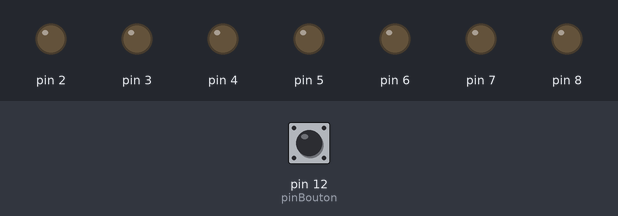
A sketch run on a simulated Arduino Uno, built with avr-gcc and run on an emulated ATmega328P. Parts: output pins drawn as LEDs (lit = HIGH). Dashed ring = blinking. Inputs (shaded band) come from the test bench; at power-on: pin 12 (pinBouton) HIGH. Random numbers use the default seed unless the sketch sets one.

Above: at 1.2 s.
1.3 s: pin 12 (pinBouton) pulled LOW for 3.2 s
At 2.1 s:
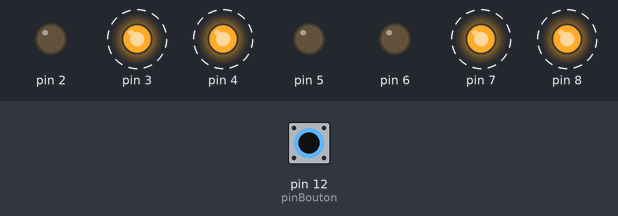
6.0 s: pin 12 (pinBouton) pulled LOW for 0.15 s
At 6.9 s:
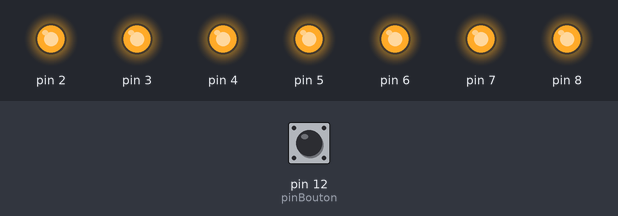
7.8 s: pin 12 (pinBouton) pulled LOW for 1 s
At 9.5 s:
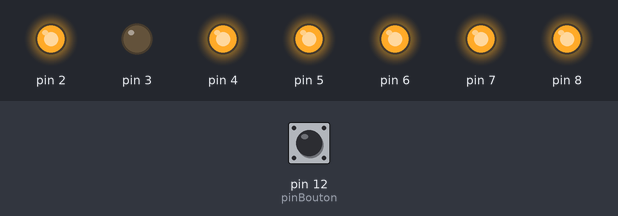
10.3 s: pin 12 (pinBouton) pulled LOW for 0.15 s
At 11.4 s:
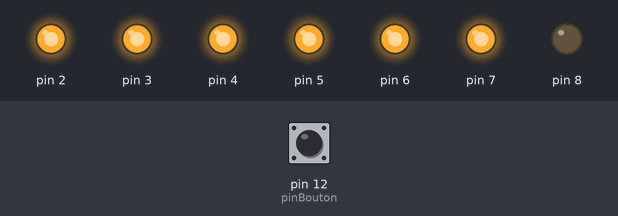
12.1 s: pin 12 (pinBouton) pulled LOW for 3.2 s
At 15.9 s:
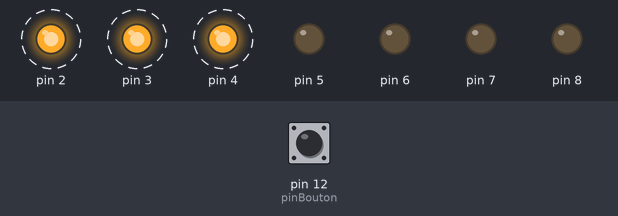
16.8 s: pin 12 (pinBouton) pulled LOW for 0.15 s
At 17.5 s:
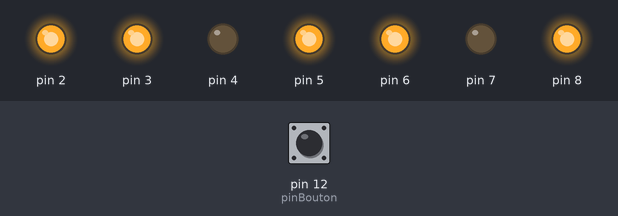
Timing chart, 0 to 19.6 s (numbered marks = the images above; inputs shaded):
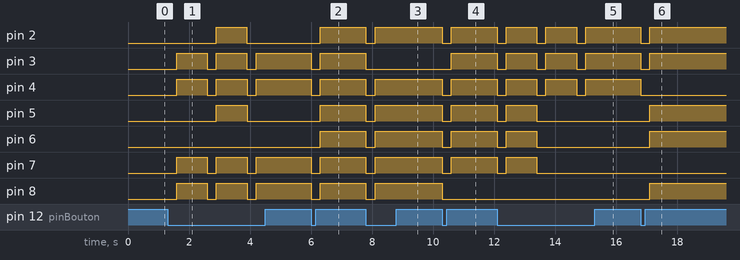

Measured:
- after the input at 1.3 s, pin 2, pin 5: LOW → HIGH after 1.6 s, → LOW 1.0 s later; pin 3, pin 4, pin 7, pin 8: alternates HIGH for 1.0 s and LOW for 0.30 s, starting after 0.30 s
- after the input at 6.0 s, pin 2, pin 5, pin 6: LOW → HIGH after 0.30 s; pin 3, pin 4, pin 7, pin 8: HIGH → LOW at once, → HIGH 0.30 s later
- after the input at 7.8 s, pin 2, pin 4–8: HIGH → LOW at once, → HIGH 0.30 s later; pin 3: HIGH → LOW at once
- after the input at 10.3 s, pin 2, pin 4–7: HIGH → LOW at once, → HIGH 0.30 s later; pin 3: LOW → HIGH after 0.30 s; pin 8: HIGH → LOW at once
- after the input at 12.1 s, pin 2–4: alternates HIGH for 1.0 s and LOW for 0.30 s, starting at once; pin 5–7: HIGH → LOW at once, → HIGH 0.30 s later, → LOW 1.0 s later
- after the input at 16.8 s, pin 2, pin 3: HIGH → LOW at once, → HIGH 0.30 s later; pin 4: HIGH → LOW at once; pin 5, pin 6, pin 8: LOW → HIGH after 0.30 s

The sketch:

test.ino
```cpp
int pinBouton = 12;
bool etatBouton;
void setup() {
    Serial.begin(9600);
    pinMode(pinBouton,INPUT_PULLUP);
    for (int i = 2; i < 9; i++){
        pinMode(i, OUTPUT);
    }
    randomSeed(analogRead(0));
}

void loop() {
    etatBouton = digitalRead(pinBouton);
    if (!etatBouton){
        offAll();

        affichage(random(10));
    }
}
void offAll(){
    for (int i = 2; i < 9; i++){
        digitalWrite(i, LOW);
    }
    delay(300);
}
void affichage(int n) {
    switch(n) {
        case 0:
            digitalWrite(2,HIGH);
            digitalWrite(3,HIGH);
            digitalWrite(4,HIGH);
            digitalWrite(5,HIGH);
            digitalWrite(6,HIGH);
            digitalWrite(7,HIGH);
            break;
        case 1:
            digitalWrite(3,HIGH);
            digitalWrite(4,HIGH);
            break;
        case 2:
            digitalWrite(2,HIGH);
            digitalWrite(3,HIGH);
            digitalWrite(5,HIGH);
            digitalWrite(6,HIGH);
            digitalWrite(8,HIGH);
            break;
        case 3:
            digitalWrite(2,HIGH);
            digitalWrite(3,HIGH);
            digitalWrite(4,HIGH);
            digitalWrite(5,HIGH);
            digitalWrite(8,HIGH);
            break;
        case 4:
            digitalWrite(3,HIGH);
            digitalWrite(4,HIGH);
            digitalWrite(7,HIGH);
            digitalWrite(8,HIGH);
            break;
        case 5:
            digitalWrite(2,HIGH);
            digitalWrite(4,HIGH);
            digitalWrite(5,HIGH);
            digitalWrite(7,HIGH);
            digitalWrite(8,HIGH);
            break;
        case 6:
            digitalWrite(2,HIGH);
            digitalWrite(4,HIGH);
            digitalWrite(5,HIGH);
            digitalWrite(6,HIGH);
            digitalWrite(7,HIGH);
            digitalWrite(8,HIGH);
            break;
        case 7:
            digitalWrite(2,HIGH);
            digitalWrite(3,HIGH);
            digitalWrite(4,HIGH);
            break;
        case 8:
            digitalWrite(2,HIGH);
            digitalWrite(3,HIGH);
            digitalWrite(4,HIGH);
            digitalWrite(5,HIGH);
            digitalWrite(6,HIGH);
            digitalWrite(7,HIGH);
            digitalWrite(8,HIGH);
            break;
        case 9:
            digitalWrite(2,HIGH);
            digitalWrite(3,HIGH);
            digitalWrite(4,HIGH);
            digitalWrite(5,HIGH);
            digitalWrite(7,HIGH);
            digitalWrite(8,HIGH);
            break;
    }
    delay(1000);
}
```
